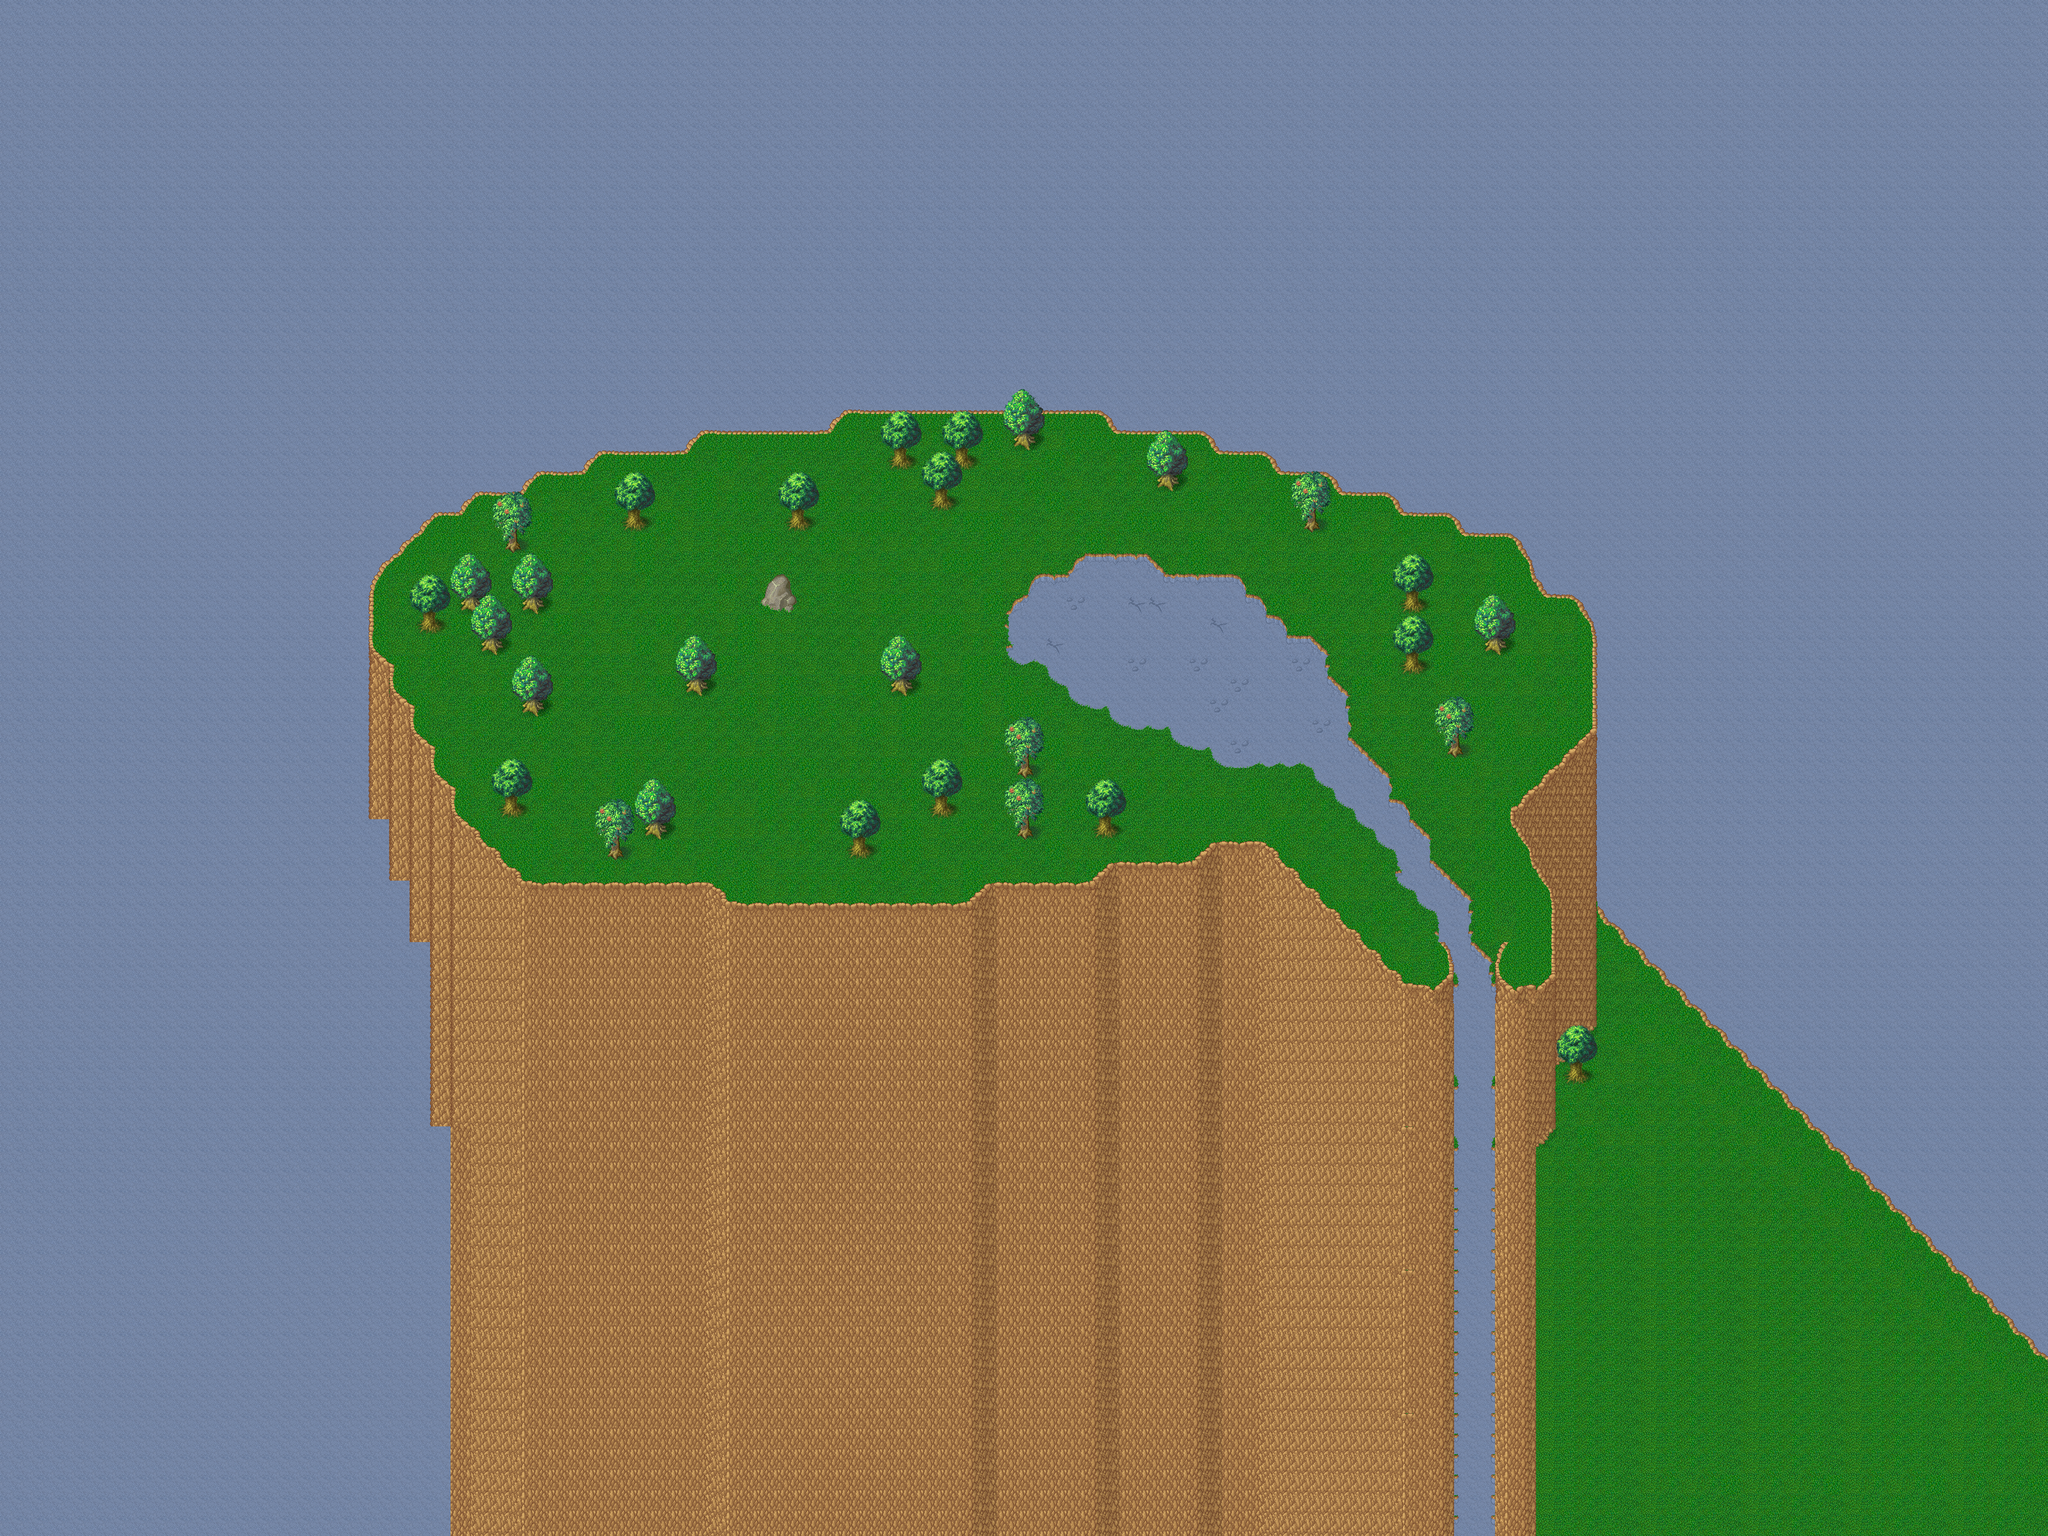

A 2D game scene composited from a Tiled map and its tileset images. What follows is a short description and the map's XML, with each tile layer's data collapsed to a summary:
An orthogonal 100x75 tile map with 32x32 px tiles, 4 tile layers (ground, ground2, fringe, Top1), 2 hidden layers not drawn, 4 tilesets and 7 objects (4x fixme, 3x spawn).

<map version="1.4" tiledversion="1.4.1" orientation="orthogonal" renderorder="right-down" width="100" height="75" tilewidth="32" tileheight="32" infinite="0" nextlayerid="10" nextobjectid="67">
 <properties>
  <property name="background0image" value="graphics/images/spit23loginwallpaper_800x600.png" />
  <property name="author" value="TMW Brazil Team" />
  <property name="license" value="GPL 3.0" />
  <property name="minimap" value="graphics/minimaps/001-11.png" />
  <property name="music" value="tws_green_island.ogg" />
  <property name="name" value="Valentine Highlands" />
  <property name="overlay0image" value="graphics/images/ambient/cloud.png" />
  <property name="overlay0parallax" value="1.0" />
  <property name="overlay0scrollX" value="0.2" />
  <property name="overlay0scrollY" value="0.1" />
  <property name="overlay1image" value="graphics/images/ambient/darkness2.png" />
  <property name="overlay1mask" value="2" />
  <property name="overlay1parallax" value="1.0" />
  <property name="overlay1scrollX" value="0.2" />
  <property name="overlay1scrollY" value="0.1" />
  <property name="overlay2image" value="graphics/images/ambient/darkness1.png" />
  <property name="overlay2mask" value="4" />
  <property name="overlay2parallax" value="1.0" />
  <property name="overlay2scrollX" value="0.3" />
  <property name="overlay2scrollY" value="0.2" />
  <property name="overlay3image" value="graphics/images/ambient/night.png" />
  <property name="overlay3keepratio" value="true" />
  <property name="overlay3mask" value="8" />
  <property name="overlay4image" value="graphics/images/ambient/rain.png" />
  <property name="overlay4mask" value="16" />
  <property name="overlay4parallax" value="1.0" />
  <property name="overlay4scrollX" value="-0.3" />
  <property name="overlay4scrollY" value="1.6" />
  <property name="overlay5image" value="graphics/images/ambient/sandstorm.png" />
  <property name="overlay5mask" value="32" />
  <property name="overlay5parallax" value="1.0" />
  <property name="overlay5scrollX" value="0.2" />
  <property name="overlay5scrollY" value="0.1" />
  <property name="overlay6image" value="graphics/images/ambient/snow.png" />
  <property name="overlay6mask" value="64" />
  <property name="overlay6parallax" value="1.0" />
  <property name="overlay6scrollX" value="0.4" />
  <property name="overlay6scrollY" value="0.2" />
 </properties>
 <tileset firstgid="1" name="Collision" tilewidth="32" tileheight="32" tilecount="9" columns="3">
  <image source="../graphics/tilesets/collision.png" width="96" height="96" />
 </tileset>
 <tileset firstgid="10" name="Woodland x1" tilewidth="32" tileheight="32" tilecount="256" columns="16">
  <image source="../graphics/tilesets/woodland_ground.png" width="512" height="512" />
 </tileset>
 <tileset firstgid="266" name="Woodland x2" tilewidth="32" tileheight="64" tilecount="32" columns="16">
  <image source="../graphics/tilesets/woodland_x2.png" width="512" height="128" />
 </tileset>
 <tileset firstgid="298" name="Woodland X3" tilewidth="32" tileheight="96" tilecount="32" columns="16">
  <image source="../graphics/tilesets/woodland_x3.png" width="512" height="192" />
 </tileset>
 <layer id="1" name="ground" width="100" height="75">
  <data>[7500 cells, 7500 non-empty, 48 distinct tile ids]</data>
 </layer>
 <layer id="2" name="ground2" width="100" height="75">
  <data>[7500 cells, 0 non-empty, 0 distinct tile ids]</data>
 </layer>
 <layer id="3" name="fringe" width="100" height="75">
  <data>[7500 cells, 250 non-empty, 28 distinct tile ids]</data>
 </layer>
 <layer id="4" name="Top1" width="100" height="75">
  <data>[7500 cells, 40 non-empty, 2 distinct tile ids]</data>
 </layer>
 <layer id="5" name="collision" width="100" height="75" visible="0">
  <data>[7500 cells, 6510 non-empty, 1 distinct tile ids]</data>
 </layer>
 <layer id="6" name="heights" width="100" height="75" visible="0">
  <data>[7500 cells, 0 non-empty, 0 distinct tile ids]</data>
 </layer>
 <objectgroup color="#ff007f" id="7" name="warps" />
 <objectgroup color="#ff7f00" id="8" name="spanws" visible="0">
  <object id="64" name="Lovely Fluffy" type="spawn" x="576" y="640" width="1920" height="928">
   <properties>
    <property name="max_beings" value="8" />
    <property name="monster_id" value="1050" />
    <property name="spawn" value="16000" />
   </properties>
  </object>
  <object id="65" name="Red Mushroom" type="spawn" x="512" y="576" width="2080" height="1056">
   <properties>
    <property name="death" value="50000" />
    <property name="max_beings" value="2" />
    <property name="monster_id" value="1042" />
    <property name="spawn" value="175000" />
   </properties>
  </object>
  <object id="66" name="Chocolate Slime" type="spawn" x="2336" y="1472" width="128" height="192">
   <properties>
    <property name="death" value="50000" />
    <property name="max_beings" value="1" />
    <property name="monster_id" value="1180" />
    <property name="spawn" value="220000" />
   </properties>
  </object>
 </objectgroup>
 <objectgroup id="9" name="margem">
  <object id="60" name="Margin" type="fixme" x="0" y="0" width="640" height="640" />
  <object id="61" name="Margin" type="fixme" x="2560" y="0" width="640" height="640" />
  <object id="62" name="Margin" type="fixme" x="0" y="1760" width="640" height="640" />
  <object id="63" name="Margin" type="fixme" x="2560" y="1760" width="640" height="640" />
 </objectgroup>
</map>
